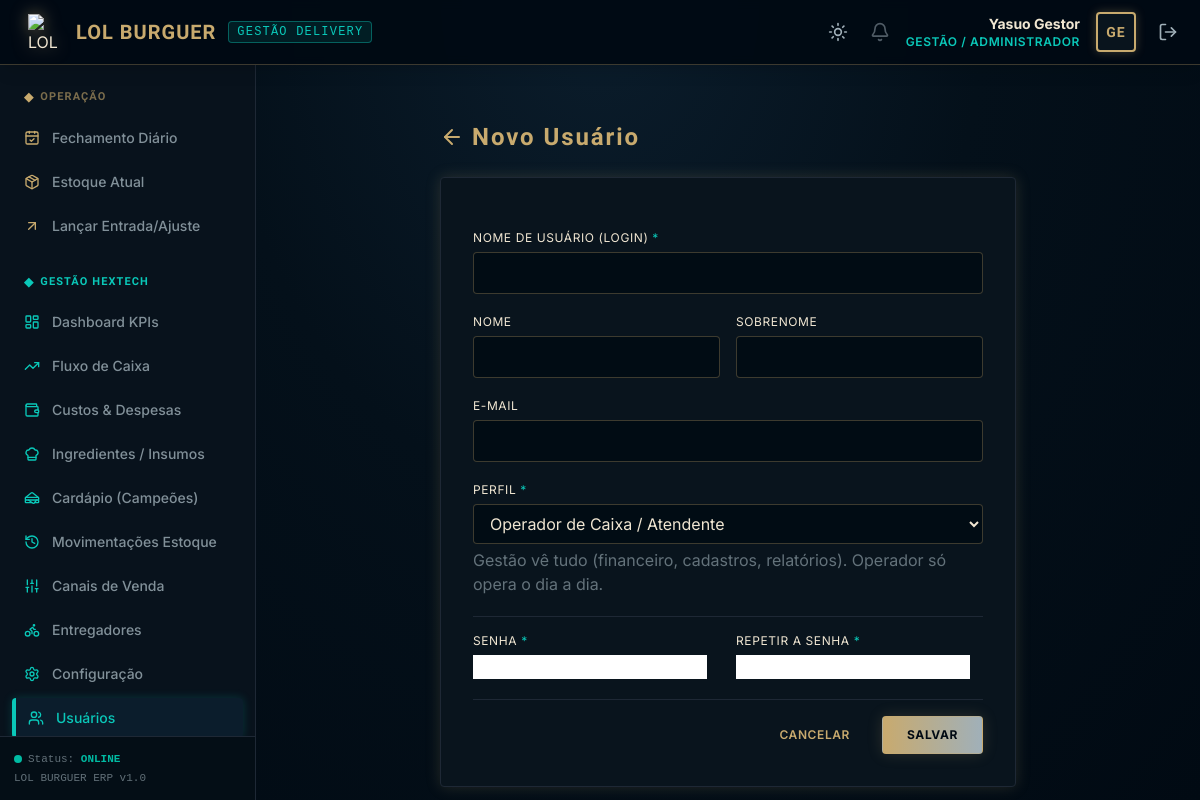
/usuarios/novo/ (signed in), run on the app's committed database.
### core/models.py (models this page shows, shortened)
class Usuario(AbstractUser):
    ROLE_CHOICES = (
        ('GESTAO', 'Gestão / Administrador'),
        ('OPERADOR', 'Operador de Caixa / Atendente'),
    )
    role = models.CharField(
        max_length=20,
        choices=ROLE_CHOICES,
        default='OPERADOR',
        verbose_name="Cargo / Nível de Acesso"
    )
    class Meta:
        verbose_name = "Usuário"
        verbose_name_plural = "Usuários"
        ordering = ['username']

### core/decorators.py (the view)
    def _wrapped_view_func(request, *args, **kwargs):
        if request.user.is_authenticated and request.user.role == 'GESTAO':
            return view_func(request, *args, **kwargs)
        messages.error(request, "Acesso negado: Apenas a Gestão tem permissão para acessar esta página.")
        return redirect('home')

### templates/core/usuario_form.html (shortened to what this page needs)
{% extends "base.html" %}
{% block content %}
<div class="max-w-xl mx-auto">
    <div class="mb-6 flex items-center space-x-2">
        <a href="{% url 'usuario_listar' %}" class="text-hex_gold hover:text-white" title="Voltar"><i data-lucide="arrow-left" class="w-6 h-6"></i></a>
        <h1 class="text-2xl font-bold title-hex text-hex_gold">{{ titulo }}</h1>
    </div>
    <div class="bg-hex_dark_card border border-hex_dark_border p-6 md:p-8 rounded shadow-hex-gold">
        <form method="post" class="space-y-5">
            <div>
                <label for="{{ form.username.id_for_label }}" class="block text-xs uppercase tracking-wider text-hex_gold_light mb-1.5">{{ form.username.label }} <span class="text-hex_blue">*</span></label>
                {{ form.username }}
            </div>
            <div class="grid grid-cols-1 md:grid-cols-2 gap-4">
                <div>
                    <label for="{{ form.first_name.id_for_label }}" class="block text-xs uppercase tracking-wider text-hex_gold_light mb-1.5">{{ form.first_name.label }}</label>
                    {{ form.first_name }}
                </div>
                <div>
                    <label for="{{ form.last_name.id_for_label }}" class="block text-xs uppercase tracking-wider text-hex_gold_light mb-1.5">{{ form.last_name.label }}</label>
                    {{ form.last_name }}
                </div>
            </div>
            <div>
                <label for="{{ form.email.id_for_label }}" class="block text-xs uppercase tracking-wider text-hex_gold_light mb-1.5">E-mail</label>
                {{ form.email }}
            </div>
            <div>
                <label for="{{ form.role.id_for_label }}" class="block text-xs uppercase tracking-wider text-hex_gold_light mb-1.5">Perfil <span class="text-hex_blue">*</span></label>
                {{ form.role }}
                <p class="text-xxs text-hex_gold_dim/60 mt-1">{{ form.role.help_text }}</p>
            </div>
            {% if form.senha1 %}
            <div class="grid grid-cols-1 md:grid-cols-2 gap-4 pt-4 border-t border-hex_dark_border">
                <div>
                    <label for="{{ form.senha1.id_for_label }}" class="block text-xs uppercase tracking-wider text-hex_gold_light mb-1.5">{{ form.senha1.label }} <span class="text-hex_blue">*</span></label>
                    {{ form.senha1 }}
                </div>
                <div>
                    <label for="{{ form.senha2.id_for_label }}" class="block text-xs uppercase tracking-wider text-hex_gold_light mb-1.5">{{ form.senha2.label }} <span class="text-hex_blue">*</span></label>
                    {{ form.senha2 }}
                </div>
            </div>
            {% endif %}
            <div class="flex items-center justify-end space-x-4 pt-4 border-t border-hex_dark_border">
                <a href="{% url 'usuario_listar' %}" class="px-4 py-2.5 rounded text-xs font-semibold text-hex_gold hover:text-white uppercase tracking-wider">Cancelar</a>
                <button type="submit" class="bg-gradient-to-r from-hex_gold to-hex_gold_dim hover:from-hex_blue hover:to-hex_blue_dark text-hex_dark_bg hover:text-white font-bold py-2.5 px-6 rounded uppercase tracking-wider text-xs border border-hex_gold/40 shadow-hex-gold">Salvar</button>
            </div>
        </form>
    </div>
</div>
{% endblock %}

### templates/base.html (shortened to what this page needs)
<!DOCTYPE html>
<html lang="pt-br" class="h-full">
<head>
    <script src="https://cdn.tailwindcss.com"></script>
</head>
<body class="h-full flex flex-col" x-data="{ mobileSidebarOpen: false }">
    <header class="bg-hex_dark_bg/95 border-b border-hex_gold/30 px-4 py-3 flex items-center justify-between z-20 shadow-lg backdrop-blur-sm">
        <div class="flex items-center space-x-3">
            <div class="flex items-center space-x-3">
                <img src="/media/produtos/logo.png" alt="LOL BURGUER Logo" class="w-9 h-9 object-contain filter drop-shadow-[0_0_8px_rgba(200,170,110,0.5)]">
                <span class="text-xl font-bold title-hex text-hex_gold tracking-wider">LOL BURGUER</span>
                <span class="hidden md:inline-block text-xs font-mono uppercase tracking-widest text-hex_blue border border-hex_blue/40 bg-hex_blue/10 px-2 py-0.5 rounded">
                    Gestão Delivery
                </span>
            </div>
        </div>
        <div class="flex items-center space-x-4">
            <button type="button" onclick="lbToggleTheme()" title="Alternar tema claro / escuro"
                class="text-hex_gold_dim hover:text-hex_gold p-1.5 rounded hover:bg-hex_active transition-all">
                <i data-lucide="sun" class="w-5 h-5 lb-icon-dark"></i>
            </button>
            {% if user.is_authenticated %}
                <div hx-get="{% url 'notificacoes_badge' %}" hx-trigger="load, every 60s" class="relative group cursor-pointer mr-2">
                    <i data-lucide="bell" class="w-5 h-5 text-hex_gold_dim opacity-50 group-hover:opacity-100 transition-opacity"></i>
                </div>
                <div class="text-right hidden sm:block">
                    <p class="text-sm font-bold text-hex_gold_light">{{ user.get_full_name|default:user.username }}</p>
                    <p class="text-xs text-hex_blue uppercase tracking-wider font-semibold">{{ user.get_role_display }}</p>
                </div>
                <div class="w-10 h-10 border-2 border-hex_gold rounded flex items-center justify-center bg-hex_dark_card shadow-[0_0_10px_rgba(200,170,110,0.3)]">
                    <span class="text-hex_gold font-bold title-hex text-sm">{{ user.username|slice:":2"|upper }}</span>
                </div>
                <a href="{% url 'logout' %}" class="text-hex_gold_dim hover:text-hex_gold p-1.5 rounded hover:bg-hex_dark_card transition-all" title="Sair do Sistema">
                    <i data-lucide="log-out" class="w-5 h-5"></i>
                </a>
            {% else %}
                <span class="text-xs uppercase text-hex_gold_dim font-mono">Sem autenticação</span>
            {% endif %}
        </div>
    </header>
    <div class="flex-1 flex min-h-0 overflow-hidden">
        {% if user.is_authenticated %}
        <aside
            :class="mobileSidebarOpen ? 'translate-x-0' : '-translate-x-full lg:translate-x-0'"
            class="fixed inset-y-0 left-0 pt-16 lg:pt-0 lg:static w-64 bg-hex_dark_card/95 border-r border-hex_dark_border flex flex-col justify-between transition-transform duration-300 ease-in-out z-10 lg:z-0 backdrop-blur-sm"
        >
            <div class="flex-1 overflow-y-auto px-3 py-6 space-y-7">
                <div>
                    <h3 class="text-[11px] uppercase text-hex_gold/60 font-bold tracking-widest mb-3 px-3 title-hex flex items-center space-x-1.5">
                        <span class="text-hex_gold text-xs">◆</span>
                        <span>Operação</span>
                    </h3>
                    <nav class="space-y-1">
                        <a href="{% url 'fechamento_diario' %}" class="flex items-center space-x-3 px-3 py-2.5 rounded text-sm font-medium transition-all hover:bg-hex_dark_bg/80 hover:text-hex_gold_light {% if request.resolver_match.url_name == 'fechamento_diario' %}bg-hex_active text-hex_gold_light border-l-4 border-hex_gold font-bold shadow-[0_0_10px_rgba(200,170,110,0.15)]{% else %}text-hex_gold_dim/80{% endif %}">
                            <i data-lucide="calendar-check" class="w-4 h-4 text-hex_gold"></i>
                            <span>Fechamento Diário</span>
                        </a>
                        <a href="{% url 'estoque_resumo' %}" class="flex items-center space-x-3 px-3 py-2.5 rounded text-sm font-medium transition-all hover:bg-hex_dark_bg/80 hover:text-hex_gold_light {% if request.resolver_match.url_name == 'estoque_resumo' %}bg-hex_active text-hex_gold_light border-l-4 border-hex_gold font-bold shadow-[0_0_10px_rgba(200,170,110,0.15)]{% else %}text-hex_gold_dim/80{% endif %}">
                            <i data-lucide="package" class="w-4 h-4 text-hex_gold"></i>
                            <span>Estoque Atual</span>
                        </a>
                        <a href="{% url 'estoque_ajustar' %}" class="flex items-center space-x-3 px-3 py-2.5 rounded text-sm font-medium transition-all hover:bg-hex_dark_bg/80 hover:text-hex_gold_light {% if request.resolver_match.url_name == 'estoque_ajustar' %}bg-hex_active text-hex_gold_light border-l-4 border-hex_gold font-bold shadow-[0_0_10px_rgba(200,170,110,0.15)]{% else %}text-hex_gold_dim/80{% endif %}">
                            <i data-lucide="arrow-up-right" class="w-4 h-4 text-hex_gold"></i>
                            <span>Lançar Entrada/Ajuste</span>
                        </a>
                    </nav>
                </div>
                {% if user.role == 'GESTAO' %}
                <div>
                    <h3 class="text-[11px] uppercase text-hex_blue font-bold tracking-widest mb-3 px-3 title-hex flex items-center space-x-1.5">
                        <span class="text-hex_blue text-xs">◆</span>
                        <span>Gestão Hextech</span>
                    </h3>
                    <nav class="space-y-1">
                        <a href="{% url 'dashboard' %}" class="flex items-center space-x-3 px-3 py-2.5 rounded text-sm font-medium transition-all hover:bg-hex_dark_bg/80 hover:text-hex_blue {% if request.resolver_match.url_name == 'dashboard' %}bg-hex_active text-hex_blue border-l-4 border-hex_blue font-bold shadow-[0_0_10px_rgba(10,200,185,0.2)]{% else %}text-hex_gold_dim/80{% endif %}">
                            <i data-lucide="layout-dashboard" class="w-4 h-4 text-hex_blue"></i>
                            <span>Dashboard KPIs</span>
                        </a>
                        <a href="{% url 'fluxo_caixa_projetado' %}" class="flex items-center space-x-3 px-3 py-2.5 rounded text-sm font-medium transition-all hover:bg-hex_dark_bg/80 hover:text-hex_blue {% if request.resolver_match.url_name == 'fluxo_caixa_projetado' %}bg-hex_active text-hex_blue border-l-4 border-hex_blue font-bold shadow-[0_0_10px_rgba(10,200,185,0.2)]{% else %}text-hex_gold_dim/80{% endif %}">
                            <i data-lucide="trending-up" class="w-4 h-4 text-hex_blue"></i>
                            <span>Fluxo de Caixa</span>
                        </a>
                        <a href="{% url 'despesa_listar' %}" class="flex items-center space-x-3 px-3 py-2.5 rounded text-sm font-medium transition-all hover:bg-hex_dark_bg/80 hover:text-hex_blue {% if request.resolver_match.url_name == 'despesa_listar' or 'despesa_criar' in request.resolver_match.url_name or 'despesa_editar' in request.resolver_match.url_name %}bg-hex_active text-hex_blue border-l-4 border-hex_blue font-bold shadow-[0_0_10px_rgba(10,200,185,0.2)]{% else %}text-hex_gold_dim/80{% endif %}">
                            <i data-lucide="wallet" class="w-4 h-4 text-hex_blue"></i>
                            <span>Custos & Despesas</span>
                        </a>
                        <a href="{% url 'ingrediente_listar' %}" class="flex items-center space-x-3 px-3 py-2.5 rounded text-sm font-medium transition-all hover:bg-hex_dark_bg/80 hover:text-hex_blue {% if request.resolver_match.url_name == 'ingrediente_listar' %}bg-hex_active text-hex_blue border-l-4 border-hex_blue font-bold shadow-[0_0_10px_rgba(10,200,185,0.2)]{% else %}text-hex_gold_dim/80{% endif %}">
                            <i data-lucide="chef-hat" class="w-4 h-4 text-hex_blue"></i>
                            <span>Ingredientes / Insumos</span>
                        </a>
                        <a href="{% url 'produto_listar' %}" class="flex items-center space-x-3 px-3 py-2.5 rounded text-sm font-medium transition-all hover:bg-hex_dark_bg/80 hover:text-hex_blue {% if request.resolver_match.url_name == 'produto_listar' %}bg-hex_active text-hex_blue border-l-4 border-hex_blue font-bold shadow-[0_0_10px_rgba(10,200,185,0.2)]{% else %}text-hex_gold_dim/80{% endif %}">
                            <i data-lucide="sandwich" class="w-4 h-4 text-hex_blue"></i>
                            <span>Cardápio (Campeões)</span>
                        </a>
                        <a href="{% url 'estoque_historico' %}" class="flex items-center space-x-3 px-3 py-2.5 rounded text-sm font-medium transition-all hover:bg-hex_dark_bg/80 hover:text-hex_blue {% if request.resolver_match.url_name == 'estoque_historico' %}bg-hex_active text-hex_blue border-l-4 border-hex_blue font-bold shadow-[0_0_10px_rgba(10,200,185,0.2)]{% else %}text-hex_gold_dim/80{% endif %}">
                            <i data-lucide="history" class="w-4 h-4 text-hex_blue"></i>
                            <span>Movimentações Estoque</span>
                        </a>
                        <a href="{% url 'canal_listar' %}" class="flex items-center space-x-3 px-3 py-2.5 rounded text-sm font-medium transition-all hover:bg-hex_dark_bg/80 hover:text-hex_blue {% if request.resolver_match.url_name == 'canal_listar' %}bg-hex_active text-hex_blue border-l-4 border-hex_blue font-bold shadow-[0_0_10px_rgba(10,200,185,0.2)]{% else %}text-hex_gold_dim/80{% endif %}">
                            <i data-lucide="sliders" class="w-4 h-4 text-hex_blue"></i>
                            <span>Canais de Venda</span>
                        </a>
                        <a href="{% url 'entregador_listar' %}" class="flex items-center space-x-3 px-3 py-2.5 rounded text-sm font-medium transition-all hover:bg-hex_dark_bg/80 hover:text-hex_blue {% if request.resolver_match.url_name == 'entregador_listar' %}bg-hex_active text-hex_blue border-l-4 border-hex_blue font-bold shadow-[0_0_10px_rgba(10,200,185,0.2)]{% else %}text-hex_gold_dim/80{% endif %}">
                            <i data-lucide="bike" class="w-4 h-4 text-hex_blue"></i>
                            <span>Entregadores</span>
                        </a>
                        <a href="{% url 'configuracao_financeira' %}" class="flex items-center space-x-3 px-3 py-2.5 rounded text-sm font-medium transition-all hover:bg-hex_dark_bg/80 hover:text-hex_blue {% if request.resolver_match.url_name == 'configuracao_financeira' %}bg-hex_active text-hex_blue border-l-4 border-hex_blue font-bold shadow-[0_0_10px_rgba(10,200,185,0.2)]{% else %}text-hex_gold_dim/80{% endif %}">
                            <i data-lucide="settings" class="w-4 h-4 text-hex_blue"></i>
                            <span>Configuração</span>
                        </a>
                        <a href="{% url 'usuario_listar' %}" class="flex items-center space-x-3 px-3 py-2.5 rounded text-sm font-medium transition-all hover:bg-hex_dark_bg/80 hover:text-hex_blue {% if 'usuario' in request.resolver_match.url_name %}bg-hex_active text-hex_blue border-l-4 border-hex_blue font-bold shadow-[0_0_10px_rgba(10,200,185,0.2)]{% else %}text-hex_gold_dim/80{% endif %}">
                            <i data-lucide="users" class="w-4 h-4 text-hex_blue"></i>
                            <span>Usuários</span>
                        </a>
                    </nav>
                </div>
                {% endif %}
            </div>
            <div class="p-3.5 border-t border-hex_dark_border bg-hex_dark_bg/50 text-[11px] font-mono text-hex_gold_dim/60">
                <p class="flex items-center space-x-1.5">
                    <span class="w-2 h-2 rounded-full bg-hex_success animate-pulse inline-block"></span>
                    <span>Status: <strong class="text-hex_success font-semibold">ONLINE</strong></span>
                </p>
                <p class="mt-0.5">LOL BURGUER ERP v1.0</p>
            </div>
        </aside>
        {% endif %}
        <main class="flex-1 flex flex-col overflow-y-auto min-h-0 p-4 md:p-6 lg:p-8 relative">
            {% block content %}
            {% endblock %}
        </main>
    </div>
</body>
</html>

### data on the page
Usuario: get_full_name "Yasuo Gestor", role "GESTÃO / ADMINISTRADOR", username "GE"

### other printed values
{{ titulo }} "Novo Usuário"
